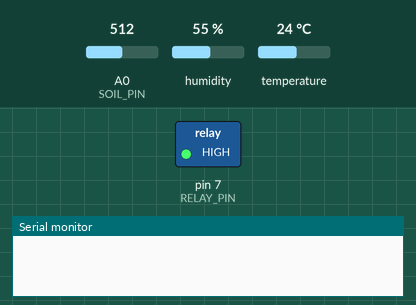
Bench run of a sketch on a simulated Arduino Uno, built with avr-gcc and run on an emulated ATmega328P. Shown: switched loads named in the sketch (green lamp = pin HIGH), the last lines printed to the serial monitor. Inputs (shaded band) come from the test bench; at power-on: A0 (SOIL_PIN) = 512, humidity 55 %, temperature 24 °C.

Above: at 0.1 s.
At 2.2 s:
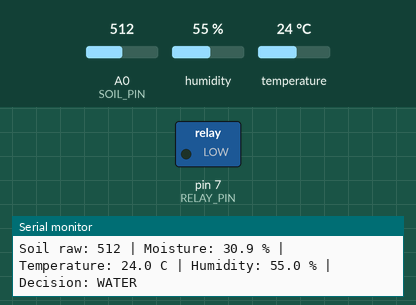
Timing chart, 0 to 6.7 s (numbered marks = the images above):
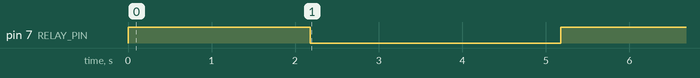

Measured:
- by itself, pin 7 (RELAY_PIN): HIGH → LOW at 2.2 s, → HIGH 3.0 s later

The sketch:

ml_controller.ino
```cpp
/*
 * ml_controller.ino  -  offline ML irrigation controller (Arduino Uno)
 *
 * 1. read the soil sensor (averaged exactly like sensor_logger.ino)
 * 2. read the DHT11
 * 3. apply the same preprocessing as training (soilRawToMoisturePct in model.h)
 * 4. run the exported model (needsWater in model.h)
 * 5. decide WATER / NO_WATER
 * 6. switch the relay, which switches the 12 V pump
 * 7. run the pump for a fixed, configurable time, then let the water soak in
 * 8. print every input and the decision to Serial
 *
 * model.h is GENERATED by `python -m src.export_embedded`. The copy shipped
 * in this folder is a placeholder that stops compilation until a model
 * trained on REAL data has been exported.
 *
 * Electrical safety: this sketch only drives the relay's IN pin. The pump is
 * powered from the 12 V supply through the relay's COM/NO contacts and is
 * never connected to an Arduino pin.
 *
 * Library: "DHT sensor library" by Adafruit (+ "Adafruit Unified Sensor").
 */

#include <DHT.h>
#include "model.h"

// Refuse to build with a model trained on synthetic demo data unless the
// developer explicitly asks for it (e.g. to bench-test the relay).
#if MODEL_IS_DEMO && !defined(ALLOW_DEMO_MODEL)
#error "model.h was trained on SYNTHETIC demo data. Export a model trained on real data, or #define ALLOW_DEMO_MODEL above the #include to bench-test only."
#endif

// ---- Pin configuration (defaults; confirm against your actual wiring) ----
#define DHT_PIN 4
#define DHT_TYPE DHT11
#define SOIL_PIN A0
#define RELAY_PIN 7
#define RELAY_ACTIVE_LOW true   // true if the relay switches ON when IN is LOW

// ---- Behaviour ----
#define SERIAL_BAUD 9600
#define SAMPLE_INTERVAL_MS 60000UL     // time between decisions
#define PUMP_RUN_MS 3000UL             // how long the pump runs per WATER decision
#define SOAK_TIME_MS 600000UL          // wait after watering before deciding again (water must reach the sensor)
#define MAX_WATERINGS_PER_DAY 6        // hard safety cap, independent of the model

// ---- Must match sensor_logger.ino (the training data was produced this way) ----
#define SOIL_SAMPLES 10
#define SOIL_SAMPLE_DELAY_MS 10

DHT dht(DHT_PIN, DHT_TYPE);

unsigned long dayStartMs = 0;
int wateringsToday = 0;

void relayWrite(bool on) {
  bool level = RELAY_ACTIVE_LOW ? !on : on;
  digitalWrite(RELAY_PIN, level ? HIGH : LOW);
}

int readSoilRaw() {
  long sum = 0;
  for (int i = 0; i < SOIL_SAMPLES; i++) {
    sum += analogRead(SOIL_PIN);
    delay(SOIL_SAMPLE_DELAY_MS);
  }
  return (int)(sum / SOIL_SAMPLES);
}

void runPump(unsigned long ms) {
  relayWrite(true);
  delay(ms);
  relayWrite(false);
}

void setup() {
  relayWrite(false);            // set the OFF level before enabling the output,
  pinMode(RELAY_PIN, OUTPUT);   // so the pump does not twitch at power-up
  relayWrite(false);

  Serial.begin(SERIAL_BAUD);
  dht.begin();
  delay(2000);

  Serial.print("# ml_controller started, model: ");
  Serial.println(MODEL_NAME);
#if MODEL_IS_DEMO
  Serial.println("# WARNING: DEMO model trained on synthetic data - bench test only");
#endif
  dayStartMs = millis();
}

void loop() {
  if (millis() - dayStartMs >= 86400000UL) {   // rolling 24 h window for the safety cap
    dayStartMs = millis();
    wateringsToday = 0;
  }

  int soilRaw = readSoilRaw();
  float humidity = dht.readHumidity();
  float temperature = dht.readTemperature();

  if (isnan(humidity) || isnan(temperature)) {
    // Fail safe: without all inputs the model cannot be applied, so do not water.
    Serial.println("# DHT11 read failed - no decision, pump stays OFF");
    delay(SAMPLE_INTERVAL_MS);
    return;
  }

#if MODEL_SOIL_FEATURE_IS_PCT
  float soilFeature = soilRawToMoisturePct((float)soilRaw);
#else
  float soilFeature = (float)soilRaw;
#endif
  bool water = needsWater(soilFeature, temperature, humidity);

  Serial.print("Soil raw: ");
  Serial.print(soilRaw);
#if MODEL_SOIL_FEATURE_IS_PCT
  Serial.print(" | Moisture: ");
  Serial.print(soilFeature, 1);
  Serial.print(" %");
#endif
  Serial.print(" | Temperature: ");
  Serial.print(temperature, 1);
  Serial.print(" C | Humidity: ");
  Serial.print(humidity, 1);
  Serial.print(" % | Decision: ");
  Serial.println(water ? "WATER" : "NO_WATER");

  if (water) {
    if (wateringsToday >= MAX_WATERINGS_PER_DAY) {
      Serial.println("# Daily watering cap reached - pump NOT started (check sensor/model)");
    } else {
      Serial.print("# Pump ON for ");
      Serial.print(PUMP_RUN_MS);
      Serial.println(" ms");
      runPump(PUMP_RUN_MS);
      wateringsToday++;
      Serial.println("# Pump OFF, soaking");
      delay(SOAK_TIME_MS);
      return;
    }
  }
  delay(SAMPLE_INTERVAL_MS);
}
```

model.h
```cpp
// ============================================================================
//  model.h  -  AUTO-GENERATED by src/export_embedded.py. Do not edit by hand;
//  retrain and re-export instead.
// ============================================================================
//  Model:        logistic_regression
//  Data kind:    REAL
//  Trained at:   2026-10-02T10:41:55
//  Exported at:  2026-10-02T10:42:15
//  Training rows: 504   Test rows: 216
//  Features (order): moisture_pct, temperature_c, humidity_pct
//  Output: true = WATER, false = NO_WATER
//
//  Pure C/C++ with no Arduino dependencies, so it also compiles on a PC
//  (used by the Python-vs-C consistency check).
// ============================================================================

#ifndef SMART_IRRIGATION_MODEL_H
#define SMART_IRRIGATION_MODEL_H

#define MODEL_IS_DEMO 0
#define MODEL_NAME "logistic_regression"
#define MODEL_SOIL_FEATURE_IS_PCT 1

// ---- Soil calibration (from the config used for training) ----
// raw == SOIL_RAW_DRY -> 0 %,  raw == SOIL_RAW_WET -> 100 %, linear, clipped.
static const float SOIL_RAW_DRY = 620.0f;
static const float SOIL_RAW_WET = 270.0f;

static inline float soilRawToMoisturePct(float soilRaw) {
    // Same float32 operations, in the same order, as preprocessing.raw_to_moisture_pct
    float pct = (SOIL_RAW_DRY - soilRaw) / (SOIL_RAW_DRY - SOIL_RAW_WET) * 100.0f;
    if (pct < 0.0f) pct = 0.0f;
    if (pct > 100.0f) pct = 100.0f;
    return pct;
}

// soilMoisturePct: calibrated soil moisture in %
static inline bool needsWater(float soilMoisturePct, float temperatureC, float humidityPct) {
    // Logistic regression with the StandardScaler folded into the weights.
    // z > 0  <=>  predicted probability of WATER > 0.5
    float z = 4.29861116f;
    z += -0.177837431f * soilMoisturePct;  // moisture_pct
    z += 0.15688403f * temperatureC;  // temperature_c
    z += -0.0332455486f * humidityPct;  // humidity_pct
    return z > 0.0f;
}

// Convenience wrapper: raw ADC value -> same preprocessing as training -> decision.
static inline bool needsWaterFromRaw(int soilRaw, float temperatureC, float humidityPct) {
    return needsWater(soilRawToMoisturePct((float)soilRaw), temperatureC, humidityPct);
}

#endif  // SMART_IRRIGATION_MODEL_H
```
